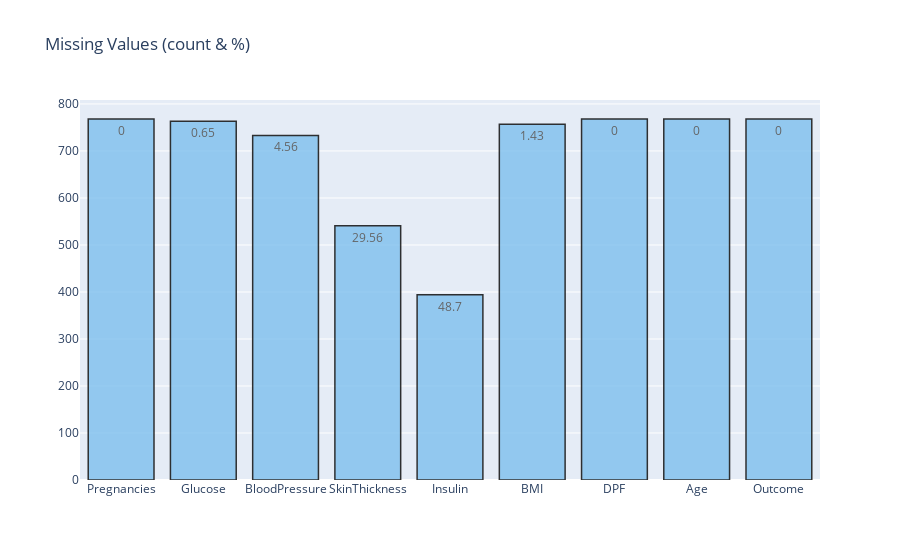

Source (notebook cell):
### Code cell
# Plotting
missing_plot(df, 'Outcome')

### Figure 1 — Plotly figure (JSON) as saved in the notebook; plotly's stock layout.template omitted (floating-point values rounded to 4 significant figures)
{"data": [{"marker": {"color": "#7EC0EE", "line": {"color": "#000000", "width": 1.5}}, "opacity": 0.8, "text": [0, 0.65, 4.56, 29.56, 48.7, 1.43, 0, 0, 0], "textposition": "auto", "type": "bar", "x": ["Pregnancies", "Glucose", "BloodPressure", "SkinThickness", "Insulin", "BMI", "DPF", "Age", "Outcome"], "y": [768, 763, 733, 541, 394, 757, 768, 768, 768]}], "layout": {"title": {"text": "Missing Values (count & %)"}}}
